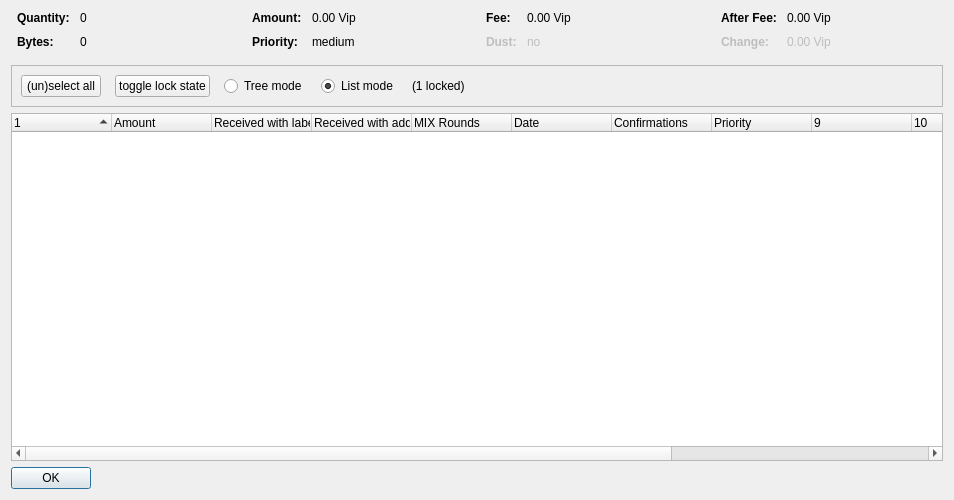
<?xml version="1.0" encoding="UTF-8"?>
<ui version="4.0">
 <class>CoinControlDialog</class>
 <widget class="QDialog" name="CoinControlDialog">
  <property name="geometry">
   <rect>
    <x>0</x>
    <y>0</y>
    <width>954</width>
    <height>500</height>
   </rect>
  </property>
  <property name="windowTitle">
   <string>Coin Selection</string>
  </property>
  <layout class="QVBoxLayout" name="verticalLayout">
   <item>
    <layout class="QHBoxLayout" name="horizontalLayoutTop" stretch="0,0,0,0">
     <property name="topMargin">
      <number>0</number>
     </property>
     <property name="bottomMargin">
      <number>10</number>
     </property>
     <item>
      <layout class="QFormLayout" name="formLayoutCoinControl1">
       <property name="horizontalSpacing">
        <number>10</number>
       </property>
       <property name="verticalSpacing">
        <number>10</number>
       </property>
       <property name="leftMargin">
        <number>6</number>
       </property>
       <property name="rightMargin">
        <number>6</number>
       </property>
       <item row="0" column="0">
        <widget class="QLabel" name="labelCoinControlQuantityText">
         <property name="font">
          <font>
           <weight>75</weight>
           <bold>true</bold>
          </font>
         </property>
         <property name="text">
          <string>Quantity:</string>
         </property>
        </widget>
       </item>
       <item row="0" column="1">
        <widget class="QLabel" name="labelCoinControlQuantity">
         <property name="cursor">
          <cursorShape>IBeamCursor</cursorShape>
         </property>
         <property name="contextMenuPolicy">
          <enum>Qt::ActionsContextMenu</enum>
         </property>
         <property name="text">
          <string notr="true">0</string>
         </property>
         <property name="textInteractionFlags">
          <set>Qt::LinksAccessibleByMouse|Qt::TextSelectableByKeyboard|Qt::TextSelectableByMouse</set>
         </property>
        </widget>
       </item>
       <item row="1" column="0">
        <widget class="QLabel" name="labelCoinControlBytesText">
         <property name="font">
          <font>
           <weight>75</weight>
           <bold>true</bold>
          </font>
         </property>
         <property name="text">
          <string>Bytes:</string>
         </property>
        </widget>
       </item>
       <item row="1" column="1">
        <widget class="QLabel" name="labelCoinControlBytes">
         <property name="cursor">
          <cursorShape>IBeamCursor</cursorShape>
         </property>
         <property name="contextMenuPolicy">
          <enum>Qt::ActionsContextMenu</enum>
         </property>
         <property name="text">
          <string notr="true">0</string>
         </property>
         <property name="textInteractionFlags">
          <set>Qt::LinksAccessibleByMouse|Qt::TextSelectableByKeyboard|Qt::TextSelectableByMouse</set>
         </property>
        </widget>
       </item>
      </layout>
     </item>
     <item>
      <layout class="QFormLayout" name="formLayoutCoinControl2">
       <property name="horizontalSpacing">
        <number>10</number>
       </property>
       <property name="verticalSpacing">
        <number>10</number>
       </property>
       <property name="leftMargin">
        <number>6</number>
       </property>
       <property name="rightMargin">
        <number>6</number>
       </property>
       <item row="0" column="0">
        <widget class="QLabel" name="labelCoinControlAmountText">
         <property name="font">
          <font>
           <weight>75</weight>
           <bold>true</bold>
          </font>
         </property>
         <property name="text">
          <string>Amount:</string>
         </property>
        </widget>
       </item>
       <item row="0" column="1">
        <widget class="QLabel" name="labelCoinControlAmount">
         <property name="cursor">
          <cursorShape>IBeamCursor</cursorShape>
         </property>
         <property name="contextMenuPolicy">
          <enum>Qt::ActionsContextMenu</enum>
         </property>
         <property name="text">
          <string notr="true">0.00 Vip</string>
         </property>
         <property name="textInteractionFlags">
          <set>Qt::LinksAccessibleByMouse|Qt::TextSelectableByKeyboard|Qt::TextSelectableByMouse</set>
         </property>
        </widget>
       </item>
       <item row="1" column="0">
        <widget class="QLabel" name="labelCoinControlPriorityText">
         <property name="font">
          <font>
           <weight>75</weight>
           <bold>true</bold>
          </font>
         </property>
         <property name="text">
          <string>Priority:</string>
         </property>
        </widget>
       </item>
       <item row="1" column="1">
        <widget class="QLabel" name="labelCoinControlPriority">
         <property name="cursor">
          <cursorShape>IBeamCursor</cursorShape>
         </property>
         <property name="contextMenuPolicy">
          <enum>Qt::ActionsContextMenu</enum>
         </property>
         <property name="text">
          <string>medium</string>
         </property>
         <property name="textInteractionFlags">
          <set>Qt::LinksAccessibleByMouse|Qt::TextSelectableByKeyboard|Qt::TextSelectableByMouse</set>
         </property>
        </widget>
       </item>
      </layout>
     </item>
     <item>
      <layout class="QFormLayout" name="formLayoutCoinControl3">
       <property name="horizontalSpacing">
        <number>10</number>
       </property>
       <property name="verticalSpacing">
        <number>10</number>
       </property>
       <property name="leftMargin">
        <number>6</number>
       </property>
       <property name="rightMargin">
        <number>6</number>
       </property>
       <item row="0" column="0">
        <widget class="QLabel" name="labelCoinControlFeeText">
         <property name="font">
          <font>
           <weight>75</weight>
           <bold>true</bold>
          </font>
         </property>
         <property name="text">
          <string>Fee:</string>
         </property>
        </widget>
       </item>
       <item row="0" column="1">
        <widget class="QLabel" name="labelCoinControlFee">
         <property name="cursor">
          <cursorShape>IBeamCursor</cursorShape>
         </property>
         <property name="contextMenuPolicy">
          <enum>Qt::ActionsContextMenu</enum>
         </property>
         <property name="text">
          <string notr="true">0.00 Vip</string>
         </property>
         <property name="textInteractionFlags">
          <set>Qt::LinksAccessibleByMouse|Qt::TextSelectableByKeyboard|Qt::TextSelectableByMouse</set>
         </property>
        </widget>
       </item>
       <item row="1" column="0">
        <widget class="QLabel" name="labelCoinControlLowOutputText">
         <property name="enabled">
          <bool>false</bool>
         </property>
         <property name="font">
          <font>
           <weight>75</weight>
           <bold>true</bold>
          </font>
         </property>
         <property name="text">
          <string>Dust:</string>
         </property>
        </widget>
       </item>
       <item row="1" column="1">
        <widget class="QLabel" name="labelCoinControlLowOutput">
         <property name="enabled">
          <bool>false</bool>
         </property>
         <property name="cursor">
          <cursorShape>IBeamCursor</cursorShape>
         </property>
         <property name="contextMenuPolicy">
          <enum>Qt::ActionsContextMenu</enum>
         </property>
         <property name="text">
          <string>no</string>
         </property>
         <property name="textInteractionFlags">
          <set>Qt::LinksAccessibleByMouse|Qt::TextSelectableByKeyboard|Qt::TextSelectableByMouse</set>
         </property>
        </widget>
       </item>
      </layout>
     </item>
     <item>
      <layout class="QFormLayout" name="formLayoutCoinControl4">
       <property name="horizontalSpacing">
        <number>10</number>
       </property>
       <property name="verticalSpacing">
        <number>10</number>
       </property>
       <property name="leftMargin">
        <number>6</number>
       </property>
       <property name="rightMargin">
        <number>6</number>
       </property>
       <item row="0" column="0">
        <widget class="QLabel" name="labelCoinControlAfterFeeText">
         <property name="font">
          <font>
           <weight>75</weight>
           <bold>true</bold>
          </font>
         </property>
         <property name="text">
          <string>After Fee:</string>
         </property>
        </widget>
       </item>
       <item row="0" column="1">
        <widget class="QLabel" name="labelCoinControlAfterFee">
         <property name="cursor">
          <cursorShape>IBeamCursor</cursorShape>
         </property>
         <property name="contextMenuPolicy">
          <enum>Qt::ActionsContextMenu</enum>
         </property>
         <property name="text">
          <string notr="true">0.00 Vip</string>
         </property>
         <property name="textInteractionFlags">
          <set>Qt::LinksAccessibleByMouse|Qt::TextSelectableByKeyboard|Qt::TextSelectableByMouse</set>
         </property>
        </widget>
       </item>
       <item row="1" column="0">
        <widget class="QLabel" name="labelCoinControlChangeText">
         <property name="enabled">
          <bool>false</bool>
         </property>
         <property name="font">
          <font>
           <weight>75</weight>
           <bold>true</bold>
          </font>
         </property>
         <property name="text">
          <string>Change:</string>
         </property>
        </widget>
       </item>
       <item row="1" column="1">
        <widget class="QLabel" name="labelCoinControlChange">
         <property name="enabled">
          <bool>false</bool>
         </property>
         <property name="cursor">
          <cursorShape>IBeamCursor</cursorShape>
         </property>
         <property name="contextMenuPolicy">
          <enum>Qt::ActionsContextMenu</enum>
         </property>
         <property name="text">
          <string notr="true">0.00 Vip</string>
         </property>
         <property name="textInteractionFlags">
          <set>Qt::LinksAccessibleByMouse|Qt::TextSelectableByKeyboard|Qt::TextSelectableByMouse</set>
         </property>
        </widget>
       </item>
      </layout>
     </item>
    </layout>
   </item>
   <item>
    <widget class="QFrame" name="frame">
     <property name="minimumSize">
      <size>
       <width>0</width>
       <height>40</height>
      </size>
     </property>
     <property name="frameShape">
      <enum>QFrame::StyledPanel</enum>
     </property>
     <property name="frameShadow">
      <enum>QFrame::Sunken</enum>
     </property>
     <layout class="QHBoxLayout" name="horizontalLayout">
      <item>
       <layout class="QHBoxLayout" name="horizontalLayoutPanel" stretch="0,0,0,0,0,0">
        <property name="spacing">
         <number>14</number>
        </property>
        <item>
         <widget class="QPushButton" name="pushButtonSelectAll">
          <property name="sizePolicy">
           <sizepolicy hsizetype="Maximum" vsizetype="Fixed">
            <horstretch>0</horstretch>
            <verstretch>0</verstretch>
           </sizepolicy>
          </property>
          <property name="text">
           <string>(un)select all</string>
          </property>
          <property name="autoDefault">
           <bool>false</bool>
          </property>
         </widget>
        </item>
        <item>
         <widget class="QPushButton" name="pushButtonToggleLock">
          <property name="sizePolicy">
           <sizepolicy hsizetype="Maximum" vsizetype="Fixed">
            <horstretch>0</horstretch>
            <verstretch>0</verstretch>
           </sizepolicy>
          </property>
          <property name="text">
           <string>toggle lock state</string>
          </property>
          <property name="autoDefault">
           <bool>false</bool>
          </property>
         </widget>
        </item>
        <item>
         <widget class="QRadioButton" name="radioTreeMode">
          <property name="sizePolicy">
           <sizepolicy hsizetype="Maximum" vsizetype="Fixed">
            <horstretch>0</horstretch>
            <verstretch>0</verstretch>
           </sizepolicy>
          </property>
          <property name="text">
           <string>Tree mode</string>
          </property>
         </widget>
        </item>
        <item>
         <widget class="QRadioButton" name="radioListMode">
          <property name="sizePolicy">
           <sizepolicy hsizetype="Maximum" vsizetype="Fixed">
            <horstretch>0</horstretch>
            <verstretch>0</verstretch>
           </sizepolicy>
          </property>
          <property name="text">
           <string>List mode</string>
          </property>
          <property name="checked">
           <bool>true</bool>
          </property>
         </widget>
        </item>
        <item>
         <widget class="QLabel" name="labelLocked">
          <property name="text">
           <string>(1 locked)</string>
          </property>
         </widget>
        </item>
        <item>
         <spacer name="horizontalSpacer">
          <property name="orientation">
           <enum>Qt::Horizontal</enum>
          </property>
          <property name="sizeHint" stdset="0">
           <size>
            <width>40</width>
            <height>20</height>
           </size>
          </property>
         </spacer>
        </item>
       </layout>
      </item>
     </layout>
    </widget>
   </item>
   <item>
    <widget class="CoinControlTreeWidget" name="treeWidget">
     <property name="contextMenuPolicy">
      <enum>Qt::CustomContextMenu</enum>
     </property>
     <property name="sortingEnabled">
      <bool>false</bool>
     </property>
     <property name="columnCount">
      <number>13</number>
     </property>
     <attribute name="headerShowSortIndicator" stdset="0">
      <bool>true</bool>
     </attribute>
     <attribute name="headerStretchLastSection">
      <bool>false</bool>
     </attribute>
     <column>
      <property name="text">
       <string/>
      </property>
     </column>
     <column>
      <property name="text">
       <string>Amount</string>
      </property>
     </column>
     <column>
      <property name="text">
       <string>Received with label</string>
      </property>
     </column>
     <column>
      <property name="text">
       <string>Received with address</string>
      </property>
     </column>
     <column>
      <property name="text">
       <string>MIX Rounds</string>
      </property>
     </column>
     <column>
      <property name="text">
       <string>Date</string>
      </property>
     </column>
     <column>
      <property name="text">
       <string>Confirmations</string>
      </property>
      <property name="toolTip">
       <string>Confirmed</string>
      </property>
     </column>
     <column>
      <property name="text">
       <string>Priority</string>
      </property>
     </column>
     <column>
      <property name="text">
       <string/>
      </property>
     </column>
     <column>
      <property name="text">
       <string/>
      </property>
     </column>
     <column>
      <property name="text">
       <string/>
      </property>
     </column>
     <column>
      <property name="text">
       <string/>
      </property>
     </column>
     <column>
      <property name="text">
       <string/>
      </property>
     </column>
    </widget>
   </item>
   <item>
    <widget class="QDialogButtonBox" name="buttonBox">
     <property name="sizePolicy">
      <sizepolicy hsizetype="Maximum" vsizetype="Fixed">
       <horstretch>0</horstretch>
       <verstretch>0</verstretch>
      </sizepolicy>
     </property>
     <property name="orientation">
      <enum>Qt::Horizontal</enum>
     </property>
     <property name="standardButtons">
      <set>QDialogButtonBox::Ok</set>
     </property>
    </widget>
   </item>
  </layout>
 </widget>
 <customwidgets>
  <customwidget>
   <class>CoinControlTreeWidget</class>
   <extends>QTreeWidget</extends>
   <header>coincontroltreewidget.h</header>
  </customwidget>
 </customwidgets>
 <resources/>
 <connections/>
</ui>
